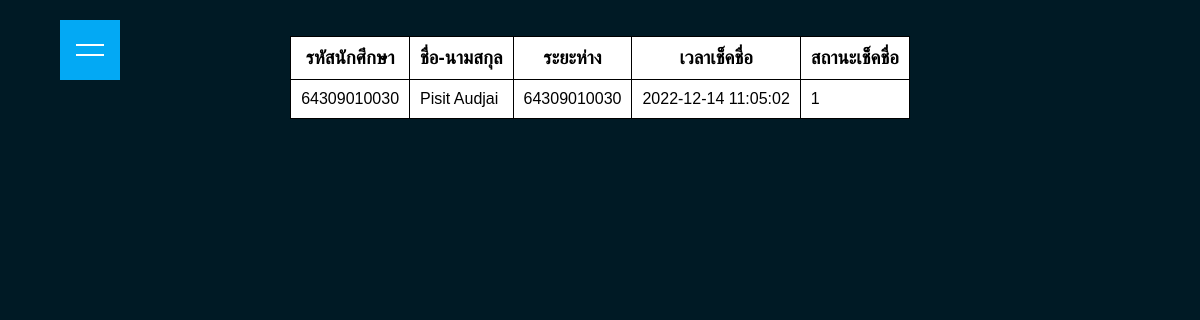
Screenshot of /room-details.php?roomdetails=imxot3 with the database file from the repository.
### tables this page shows
CREATE TABLE `user` (
  `user_id` int(5) NOT NULL,
  `user_username` varchar(11) NOT NULL,
  `user_password` varchar(20) NOT NULL,
  `user_name` varchar(25) NOT NULL,
  `user_status` int(1) NOT NULL,
  `user_r_code` varchar(6) NOT NULL,
  `user_latitude` int(10) NOT NULL,
  `user_longitude` int(10) NOT NULL,
  `user_time` datetime NOT NULL,
  `user_checkstatus` int(1) NOT NULL
);

### room-details.php (the view, shortened to what this page needs)
<?php require_once("conn.inc.php");
    if (isset($_GET['roomdetails'])) {
        $roomdetails = $_GET['roomdetails'];
        $sql = "select user_username,user_name,user_latitude,user_longitude,user_time,user_checkstatus from user where user_r_code = '$roomdetails'";
        $result = mysqli_query($conn, $sql) or die(mysqli_error($conn));
        while ($row = mysqli_fetch_array($result)) :
?>
<!DOCTYPE html>
<html lang="en">
<head>
    <link rel="stylesheet" href="style-table.css">
</head>
<body>
<br>
<br>
    <table >
        <tr>
            <th><h3>รหัสนักศึกษา</h3></th>
            <th><h3>ชื่อ-นามสกุล</h3></th>
            <th><h3>ระยะห่าง</h3></th>
            <th><h3>เวลาเช็คชื่อ</h3></th>
            <th><h3>สถานะเช็คชื่อ</h3></th>
        </tr>
        <tr>
            <td><?php echo $row['user_username']?></td>
            <td><?php echo $row['user_name']?></td>
            <td><?php echo $row['user_username']?></td>
            <td><?php echo $row['user_time']?></td>
            <td><?php echo $row['user_checkstatus']?></td>
        </tr>
    </table>
    <div id="toggle"></div>
</body>
</html>
        <?php endwhile; } ?>

### style-table.css (style rules this page uses)
* { margin: 0; padding: 0; box-sizing: border-box; font-family: 'Poppins', sans-serif; }
body { background: #001a25; }
table { border-collapse: collapse; width: 100%; display: inline-flex; justify-content: center; align-items: center; }
th, td { border: 1px solid black; border-collapse: collapse; padding: 10px; border-bottom: 1px solid black; background-color: white; }
#toggle { position: fixed; top: 20px; left: 60px; width: 60px; height: 60px; background: #03a9f4; cursor: pointer; display: flex; justify-content: center; align-items: center; }
#toggle::before { content: ''; position: absolute; width: 28px; height: 2px; background: #fff; transform: translateY(-5px); transition: 0.2s; }
#toggle::after { content: ''; position: absolute; width: 28px; height: 2px; background: #fff; transform: translateY(5px); transition: 0.2s; }

### rows the page displays
user: user_username "64309010030", user_name "Pisit Audjai", user_time "2022-12-14 11:05:02", user_checkstatus "1"
